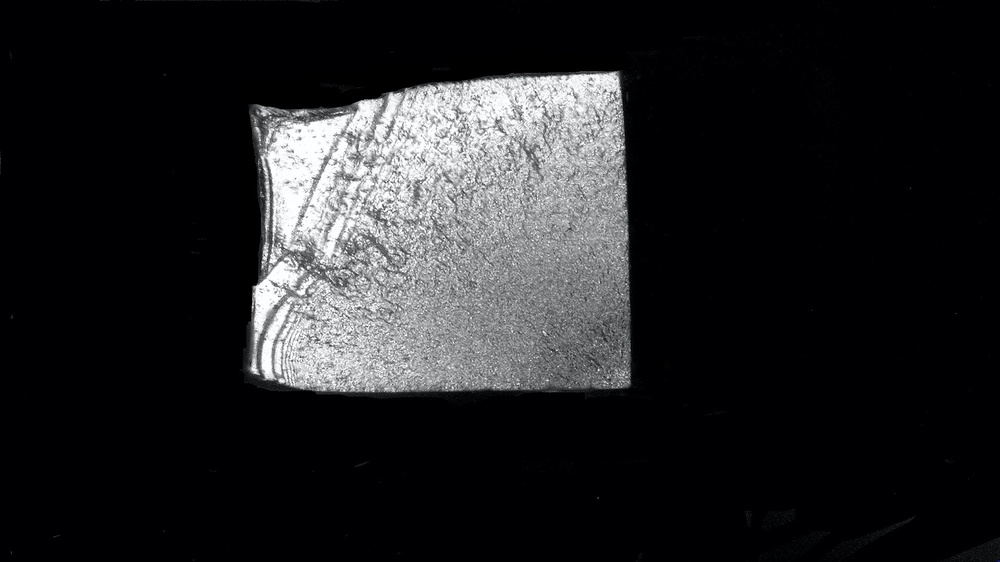
#> input picture Crack propagation and fast fracture segmentation/images for image statistics/5AL 140MPa Nf808162 grayscale.jpg, 1000 x 562 px, shrunk from 1920 x 1080 before the run
$ python 'statistics for paper.py'
#> lines starting #> are read from the running program, lines starting #| are printed output that depends on the picture; after the words box and inside, x2 and y2 are one past the last pixel; in counts of white or black regions, pixels touching at a corner belong together; long printed decimals are rounded
# -*- coding: utf-8 -*-
import numpy as np
import cv2 as cv


#Read template images for shunduan and kuozhan
pathOfTemplate = 'images for image statistics/5AL 140MPa Nf808162 grayscale.jpg'
pathOfShunduanTem = 'images for image statistics/5AL 140MPa Nf808162 grayscale_shunduan_template.jpg'
pathOfKuoZhanTem = 'images for image statistics/5AL 140MPa Nf808162 grayscale_kuozhan_template.jpg'

template1 = cv.imread(pathOfTemplate, 0)
#> template1: shape (562, 1000); min 0, max 255, mean 34.1
shunduan_temp1 = cv.imread(pathOfShunduanTem, 0)
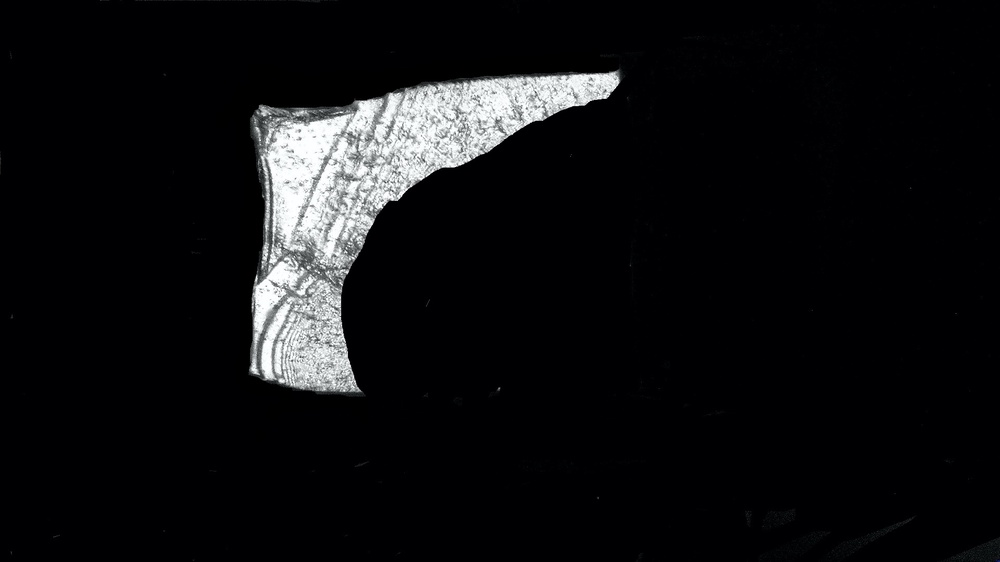
#> input picture Crack propagation and fast fracture segmentation/images for image statistics/5AL 140MPa Nf808162 grayscale_shunduan_template.jpg, 1000 x 562 px, shrunk from 1920 x 1080 before the run
#> shunduan_temp1: shape (562, 1000); min 0, max 255, mean 16.1
kuozhan_temp1 = cv.imread(pathOfKuoZhanTem, 0)
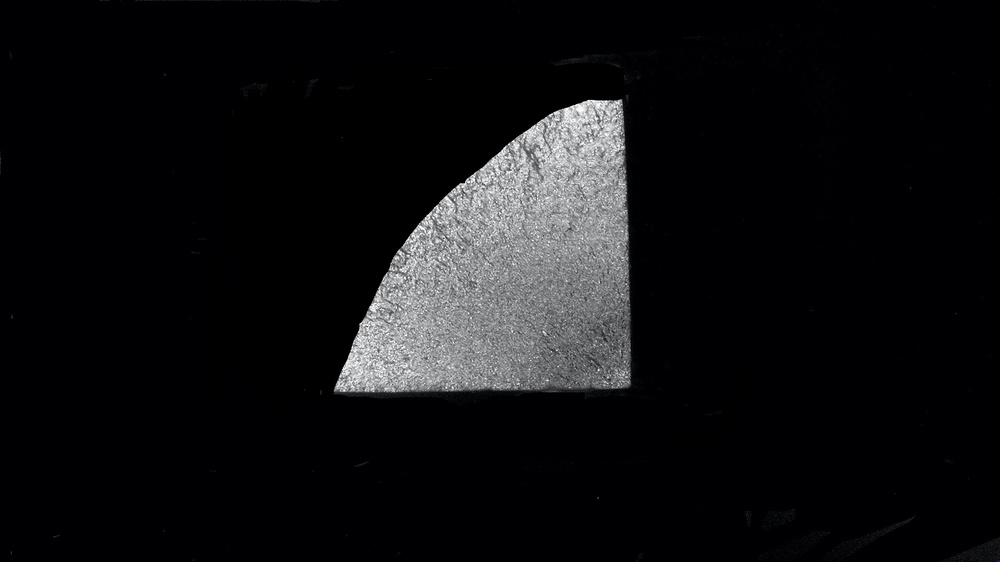
#> input picture Crack propagation and fast fracture segmentation/images for image statistics/5AL 140MPa Nf808162 grayscale_kuozhan_template.jpg, 1000 x 562 px, shrunk from 1920 x 1080 before the run
#> kuozhan_temp1: shape (562, 1000); min 0, max 255, mean 16.1

#calculate height and width of image
h, w = template1.shape
#> h = 562; w = 1000

#Read test images for shunduan and kuozhan
pathOfShunduan = 'images for image statistics/5AL 140MPa Nf808162_shunduan 2.jpg'
pathOfKuoZhan = 'images for image statistics/5AL 140MPa Nf808162_kuozhan 2.jpg'

shunduan_test1 = cv.imread(pathOfShunduan, 0)
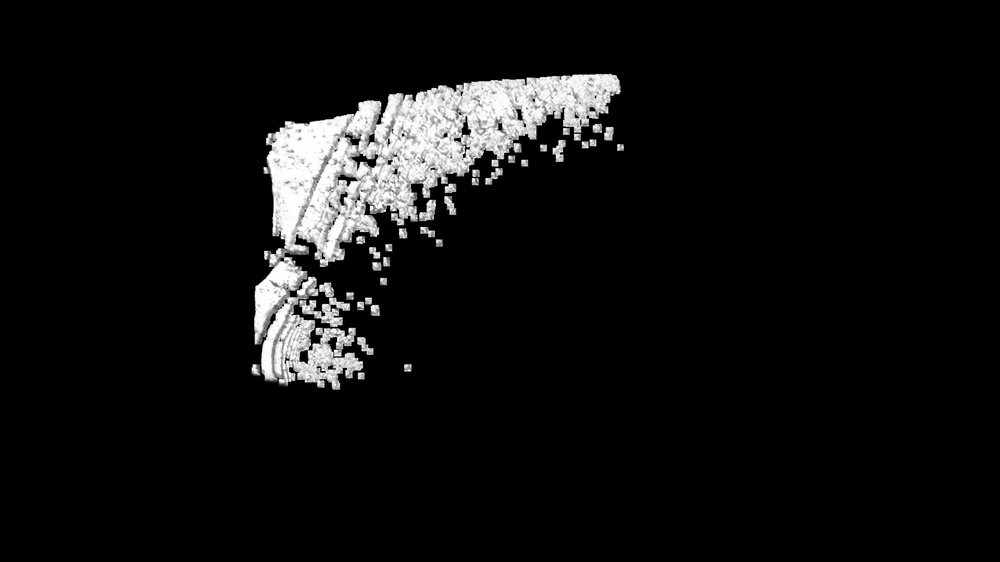
#> input picture Crack propagation and fast fracture segmentation/images for image statistics/5AL 140MPa Nf808162_shunduan 2.jpg, 1000 x 562 px, shrunk from 1920 x 1080 before the run
#> shunduan_test1 is the input picture: shape (562, 1000); min 0, max 255, mean 15.8
kuozhan_test1 = cv.imread(pathOfKuoZhan, 0)
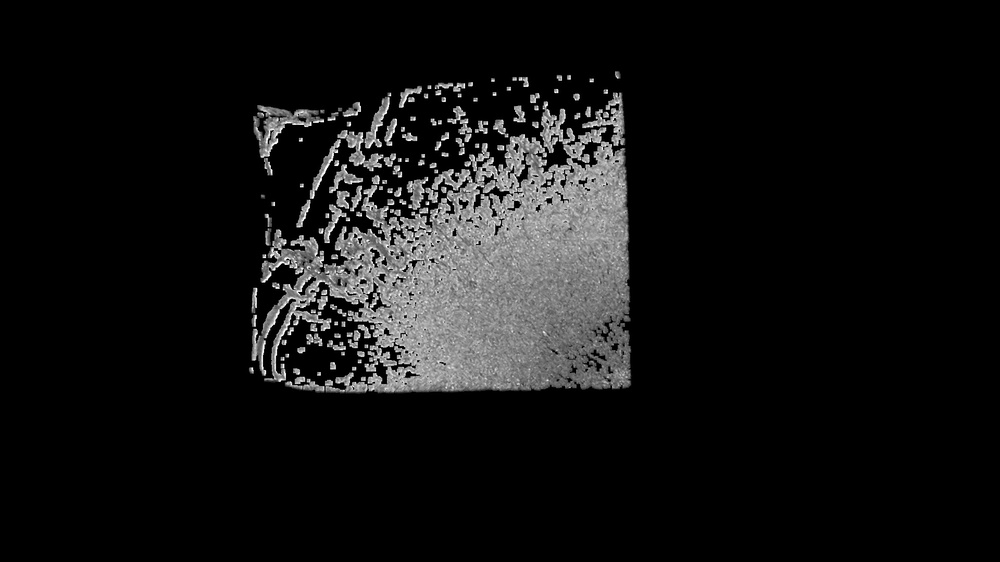
#> input picture Crack propagation and fast fracture segmentation/images for image statistics/5AL 140MPa Nf808162_kuozhan 2.jpg, 1000 x 562 px, shrunk from 1920 x 1080 before the run
#> kuozhan_test1 is the input picture: shape (562, 1000); min 0, max 255, mean 18.9

#calculate pixels of template image
#total_pixel = np.count_nonzero(template1[:]>=5)
#template1_pixel = np.count_nonzero(template1[:]>5)
shunduan_temp1_pixel = np.count_nonzero(shunduan_temp1[:]>5)
#> shunduan_temp1_pixel = 49901
kuozhan_temp1_pixel = np.count_nonzero(kuozhan_temp1[:]>5)
#> kuozhan_temp1_pixel = 65843
total_pixel = shunduan_temp1_pixel + kuozhan_temp1_pixel
#> total_pixel = 115744

#calculate pixels of shunduan and kuozhan image
shunduan_test1_pixel = np.count_nonzero(shunduan_test1[:]>5)
#> shunduan_test1_pixel = 44953
kuozhan_test1_pixel = np.count_nonzero(kuozhan_test1[:]>5)
#> kuozhan_test1_pixel = 79254

#calculate the overlap between template and shunduan，kuozhan image
overlap_shunduan = 0
for i in range(h):
    for j in range(w):
        if( (shunduan_temp1[i][j] > 5) & (shunduan_test1[i][j] > 5) ):
            overlap_shunduan = overlap_shunduan + 1
#> after the loop, overlap_shunduan = 37968

overlap_kuozhan = 0
for i in range(h):
    for j in range(w):
        if( (kuozhan_temp1[i][j] > 5) & (kuozhan_test1[i][j] > 5) ):
            overlap_kuozhan = overlap_kuozhan + 1
#> after the loop, overlap_kuozhan = 55896

#calculate TT(right overlap)
TT_shunduan = overlap_shunduan / total_pixel
#> TT_shunduan = 0.328
TT_kuozhan = overlap_kuozhan / total_pixel
#> TT_kuozhan = 0.483

#calculate TF(predict truth,but actually fault)

wrong_overlap_shunduan = shunduan_test1_pixel - overlap_shunduan
#> wrong_overlap_shunduan = 6985
wrong_overlap_kuozhan = kuozhan_test1_pixel - overlap_kuozhan
#> wrong_overlap_kuozhan = 23358

TF_shunduan = wrong_overlap_shunduan / total_pixel
#> TF_shunduan = 0.0603
TF_kuozhan = wrong_overlap_kuozhan / total_pixel
#> TF_kuozhan = 0.202

#calculate FT(predict fault,but actually truth)

not_overlap_shunduan = shunduan_temp1_pixel - overlap_shunduan
#> not_overlap_shunduan = 11933
not_overlap_kuozhan = kuozhan_temp1_pixel - overlap_kuozhan
#> not_overlap_kuozhan = 9947

FT_shunduan = not_overlap_shunduan / total_pixel
#> FT_shunduan = 0.103
FT_kuozhan = not_overlap_kuozhan / total_pixel
#> FT_kuozhan = 0.0859

#calculate TT(predict fault and actually fault)

right_not_shunduan = total_pixel - overlap_shunduan - wrong_overlap_shunduan - not_overlap_shunduan
#> right_not_shunduan = 58858
right_not_kuozhan = total_pixel - overlap_kuozhan - wrong_overlap_kuozhan - not_overlap_kuozhan
#> right_not_kuozhan = 26543

FF_shunduan = right_not_shunduan / total_pixel
#> FF_shunduan = 0.509
FF_kuozhan = right_not_kuozhan / total_pixel
#> FF_kuozhan = 0.229

#print:
print("TT_shunduan:"+str(TT_shunduan))
#| TT_shunduan:0.328
print("TF_shunduan:"+str(TF_shunduan))
#| TF_shunduan:0.06035
print("FT_shunduan:"+str(FT_shunduan))
#| FT_shunduan:0.1031
print("FF_shunduan:"+str(FF_shunduan))
#| FF_shunduan:0.5085

print("TT_kuozhan_:"+str(TT_kuozhan))
#| TT_kuozhan_:0.4829
print("TF_kuozhan:"+str(TF_kuozhan))
#| TF_kuozhan:0.2018
print("FT_kuozhan:"+str(FT_kuozhan))
#| FT_kuozhan:0.08594
print("FF_kuozhan:"+str(FF_kuozhan))
#| FF_kuozhan:0.2293
print("---------------------------")
#print:
print("overlap_shunduan:"+str(overlap_shunduan))
#| overlap_shunduan:37968
print("wrong_overlap_shunduan:"+str(wrong_overlap_shunduan))
#| wrong_overlap_shunduan:6985
print("not_overlap_shunduan:"+str(not_overlap_shunduan))
#| not_overlap_shunduan:11933
print("right_not_shunduan:"+str(right_not_shunduan))
#| right_not_shunduan:58858

print("overlap_kuozhan:"+str(overlap_kuozhan))
#| overlap_kuozhan:55896
print("wrong_overlap_kuozhan:"+str(wrong_overlap_kuozhan))
#| wrong_overlap_kuozhan:23358
print("not_overlap_kuozhan:"+str(not_overlap_kuozhan))
#| not_overlap_kuozhan:9947
print("right_not_kuozhan:"+str(right_not_kuozhan))
#| right_not_kuozhan:26543


#for testing only
temp = np.zeros((h,w),dtype=np.uint8)
for i in range(h):
    for j in range(w):
        if(shunduan_temp1[i][j] > 5):
            temp[i][j] = 255
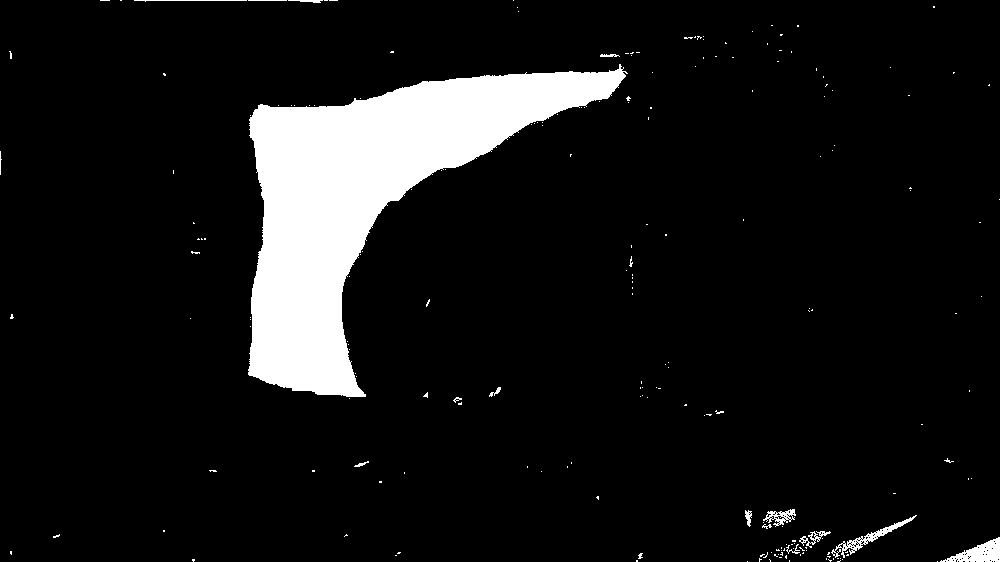
#> temp: shape (562, 1000); 8.9% white; 210 white regions (193 under 20 px), largest, box (x1, y1, x2, y2) and area: (248, 64, 628, 397) 46991, (940, 537, 1000, 562) 740, (831, 515, 917, 558) 541

cv.imshow('temp', temp)
